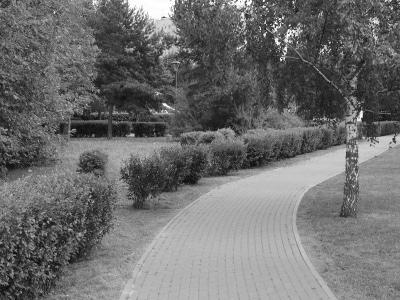
#> input picture test_image_bw.jpg, 400 x 300 px
$ python main.py
#> lines starting #> are read from the running program, lines starting #| are printed output that depends on the picture
import matplotlib.pyplot as plt
import numpy as np
from PIL import Image
from numpy import asarray
from scipy import signal

image = Image.open('test_image_bw.jpg')
#> image is the input picture: PIL image 400x300 L; min 0, max 255, mean 110.6
image_data = asarray(image)

a = np.random.rand(3, 6)
b = -a
filter_kernel = np.concatenate((a, b)) * 2
np.random.shuffle(filter_kernel)

processed_image_data = image_data

for i in range(1):
    processed_image_data = signal.convolve2d(processed_image_data, filter_kernel, mode='same', boundary='symm')
#> this loop made 1 pass
#> pass 1, `processed_image_data = signal.convolve2d(processed_image_data, filter_..`:
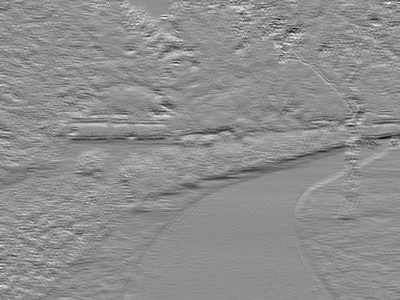
#> processed_image_data: shape (300, 400) float64; min -1582.4, max 1241.9, mean -2.2; drawn with min black and max white

plt.imshow(processed_image_data, cmap='gray', vmin=0, vmax=255)
plt.show()
